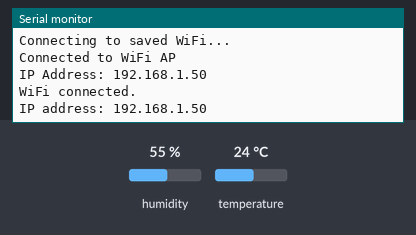
The sketch below on a simulated ESP32. Shown: the last lines printed to the serial monitor. The inputs (shaded band) are chosen by the test bench; at power-on: humidity 55 %, temperature 24 °C. WiFi joins after 1.5 s; servers stay silent unless stated; uploads are accepted with an empty reply.

Above: at 3.9 s.
4.0 s: humidity set to 22 %
At 10.9 s:
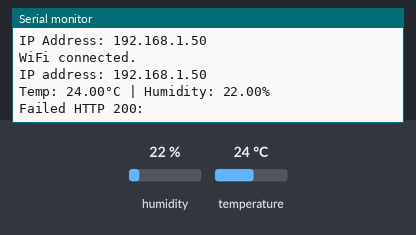
16.9 s: temperature set to 12 °C
At 20.18 s:
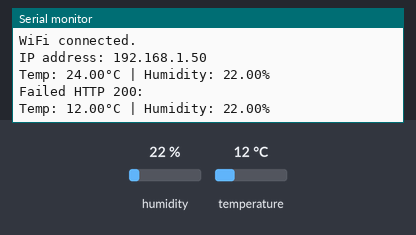
29.8 s: humidity set to 40 %
At 30.9 s:
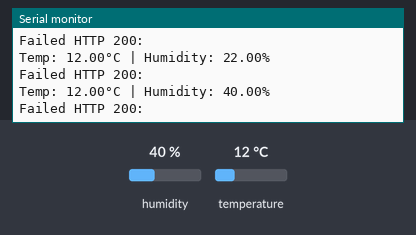

Measured:
- after the input at 4.0 s, the serial monitor: prints a new line after 6.0 s (image 1)
- after the input at 16.9 s, the serial monitor: prints a new line after 3.1 s (image 2)
- after the input at 29.8 s, the serial monitor: prints a new line after 0.22 s (image 3)

The sketch:

esp32_dht11_supabase.ino
```cpp
#include <WiFi.h>
#include <WiFiClientSecure.h>
#include <HTTPClient.h>
#include <WiFiManager.h>

// DHT libraries
#include "DHT.h"
#include "Adafruit_Sensor.h"

#define DHTPIN 4
#define DHTTYPE DHT11

DHT dht(DHTPIN, DHTTYPE);

// Supabase config
const char* supabaseInsertUrl =
  "https://xfumytkobyygaongyaax.supabase.co/rest/v1/sensor_readings";

const char* supabaseApiKey =
  "eyJhbGciOiJIUzI1NiIsInR5cCI6IkpXVCJ9.eyJpc3MiOiJzdXBhYmFzZSIsInJlZiI6InhmdW15dGtvYnl5Z2Fvbmd5YWF4Iiwicm9sZSI6ImFub24iLCJpYXQiOjE3ODAwNDM4MzEsImV4cCI6MjA5NTYxOTgzMX0.Vumdgb2L7GiUbTG7RRKP2ua0ngyBukpfllnLe1gy3lU";

const char* setupPortalName = "ESP32-Sensor-Setup";

const unsigned long sendIntervalMs = 10000; // safer than 2s

unsigned long lastSendAt = 0;
unsigned long lastReconnectAttempt = 0;
unsigned long wifiLostTime = 0;

// ---------------- WIFI EVENTS ----------------
void WiFiEvent(WiFiEvent_t event) {
  switch (event) {

    case ARDUINO_EVENT_WIFI_STA_START:
      Serial.println("WiFi started");
      break;

    case ARDUINO_EVENT_WIFI_STA_CONNECTED:
      Serial.println("Connected to WiFi AP");
      break;

    case ARDUINO_EVENT_WIFI_STA_GOT_IP:
      Serial.print("IP Address: ");
      Serial.println(WiFi.localIP());
      wifiLostTime = 0;
      break;

    case ARDUINO_EVENT_WIFI_STA_DISCONNECTED:
      Serial.println("WiFi disconnected");
      break;

    default:
      break;
  }
}

// ---------------- WIFI PORTAL CALLBACKS ----------------
void notifySetupPortalStarted(WiFiManager* manager) {
  (void)manager;
  Serial.println();
  Serial.println("WiFi setup portal started.");
  Serial.print("Connect to: ");
  Serial.println(setupPortalName);
  Serial.println("Open: http://192.168.4.1");
}

void notifyWiFiSaved() {
  Serial.println("WiFi credentials saved.");
}

// ---------------- WIFI SETUP ----------------
void setupWiFi() {
  WiFi.mode(WIFI_STA);

  WiFi.setAutoReconnect(true);
  WiFi.persistent(true);

  WiFi.onEvent(WiFiEvent);

  WiFiManager wifiManager;
  wifiManager.setDebugOutput(true);
  wifiManager.setAPCallback(notifySetupPortalStarted);
  wifiManager.setSaveConfigCallback(notifyWiFiSaved);
  wifiManager.setConfigPortalTimeout(180);
  wifiManager.setConnectTimeout(20);
  wifiManager.setConnectRetries(3);

  Serial.println("Connecting to saved WiFi...");

  if (!wifiManager.autoConnect(setupPortalName)) {
    Serial.println("WiFi setup failed. Restarting...");
    delay(2000);
    ESP.restart();
  }

  Serial.println("WiFi connected.");
  Serial.print("IP address: ");
  Serial.println(WiFi.localIP());
}

// ---------------- WIFI SAFE RECONNECT ----------------
bool ensureWiFiConnected() {
  if (WiFi.status() == WL_CONNECTED) {
    wifiLostTime = 0;
    return true;
  }

  if (wifiLostTime == 0) {
    wifiLostTime = millis();
    Serial.println("WiFi lost. Starting recovery timer...");
  }

  // restart if WiFi lost too long
  if (millis() - wifiLostTime > 60000) {
    Serial.println("WiFi lost for 60s. Restarting ESP32...");
    ESP.restart();
  }

  // reconnect every 10 seconds only
  if (millis() - lastReconnectAttempt > 10000) {
    lastReconnectAttempt = millis();

    Serial.println("Attempting safe WiFi reconnect...");
    WiFi.disconnect(false);
    delay(200);
    WiFi.reconnect();
  }

  return false;
}

// ---------------- SUPABASE SEND ----------------
bool sendReading(float temperature, float humidity) {
  WiFiClientSecure client;
  client.setInsecure();

  HTTPClient http;

  if (!http.begin(client, supabaseInsertUrl)) {
    Serial.println("HTTPS begin failed.");
    return false;
  }

  String authHeader = "Bearer ";
  authHeader += supabaseApiKey;

  http.addHeader("Content-Type", "application/json");
  http.addHeader("apikey", supabaseApiKey);
  http.addHeader("Authorization", authHeader);
  http.addHeader("Prefer", "return=minimal");

  String payload = "{";
  payload += "\"temperature\":";
  payload += String(temperature, 1);
  payload += ",\"humidity\":";
  payload += String(humidity, 1);
  payload += "}";

  int responseCode = http.POST(payload);

  String responseBody = http.getString();
  http.end();

  if (responseCode == 201) {
    Serial.println("Data sent to Supabase successfully.");
    return true;
  }

  Serial.print("Failed HTTP ");
  Serial.print(responseCode);
  Serial.print(": ");
  Serial.println(responseBody);

  return false;
}

// ---------------- SETUP ----------------
void setup() {
  Serial.begin(115200);
  delay(1200);

  Serial.println("\nESP32 Sensor Starting...");

  dht.begin();

  setupWiFi();
}

// ---------------- LOOP ----------------
void loop() {

  if (!ensureWiFiConnected()) {
    return;
  }

  unsigned long now = millis();
  if (now - lastSendAt < sendIntervalMs) {
    return;
  }
  lastSendAt = now;

  float humidity = dht.readHumidity();
  float temperature = dht.readTemperature();

  if (isnan(humidity) || isnan(temperature)) {
    Serial.println("Failed to read DHT11");
    return;
  }

  Serial.print("Temp: ");
  Serial.print(temperature);
  Serial.print("°C | Humidity: ");
  Serial.print(humidity);
  Serial.println("%");

  sendReading(temperature, humidity);
}
```
